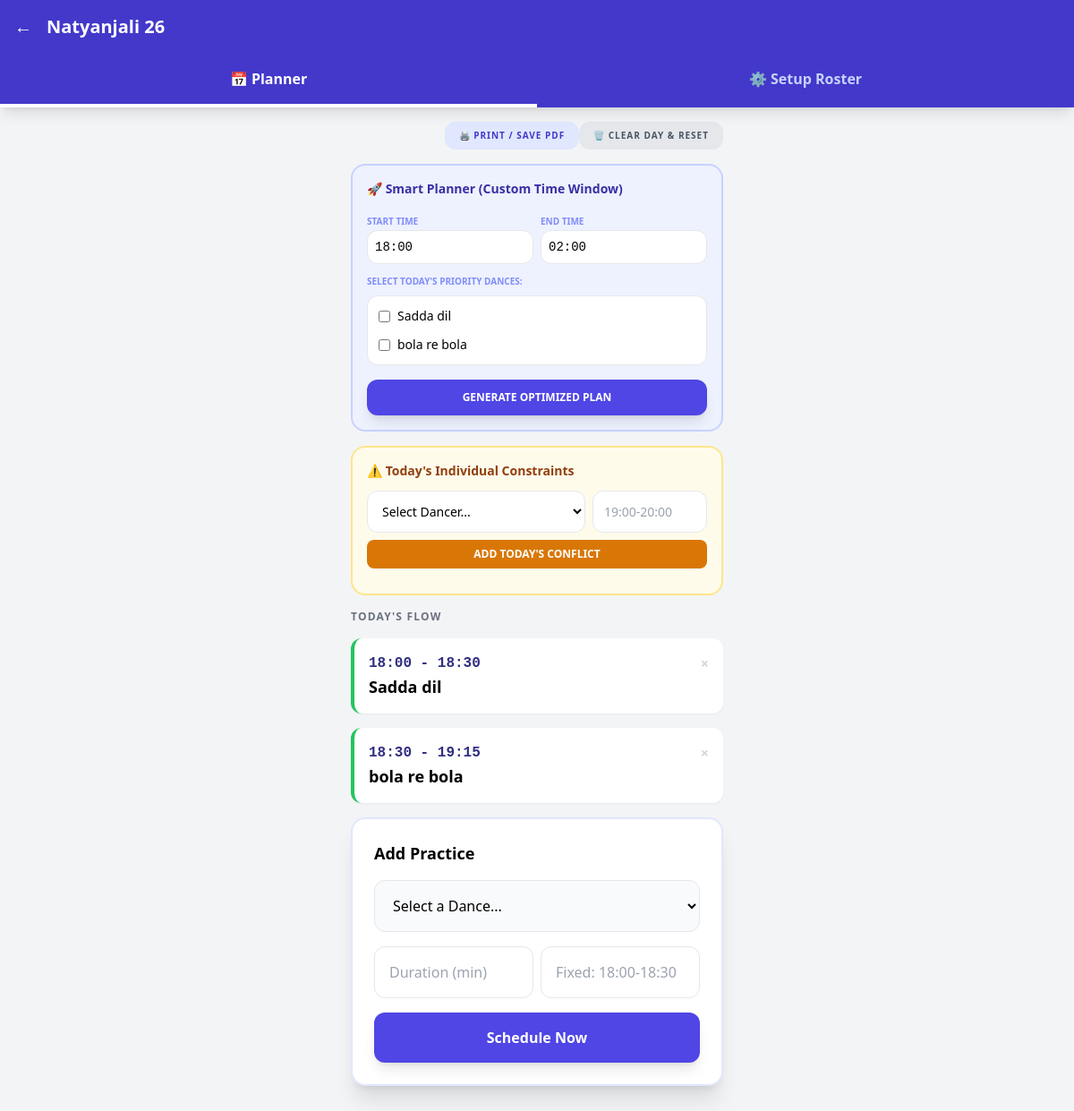
/event/3, run on the app's committed database.
### app/models.py (models this page shows)
class Event(Base):
    __tablename__ = "events"
    id = Column(Integer, primary_key=True, index=True)
    name = Column(String, unique=True)
    date = Column(String)
    start_time = Column(String, default="18:00")
    end_time = Column(String, default="02:00")
    dances = relationship("Dance", back_populates="event")
    dancers = relationship("Dancer", back_populates="event")

class Dance(Base):
    __tablename__ = "dances"
    id = Column(Integer, primary_key=True, index=True)
    name = Column(String)
    member_ids = Column(JSON, default=[])
    event_id = Column(Integer, ForeignKey("events.id"))
    event = relationship("Event", back_populates="dances")
    sessions = relationship("Session", back_populates="dance", cascade="all, delete-orphan")

### app/main.py (the view)
@app.get("/event/{event_id}", response_class=HTMLResponse)
async def view_event(event_id: int, request: Request, db: Session = Depends(database.get_db)):
    event = db.query(models.Event).filter(models.Event.id == event_id).first()
    dances = db.query(models.Dance).filter(models.Dance.event_id == event_id).all()
    dancers = db.query(models.Dancer).filter(models.Dancer.event_id == event_id).all()
    sessions = db.query(models.Session).filter(models.Session.event_id == event_id).all()
    daily_constraints = db.query(models.DailyConstraint).filter(models.DailyConstraint.event_id == event_id).all()
    start_time_str = event.start_time if event and event.start_time else "18:00"
    full_schedule = engine.calculate_full_schedule(sessions, dancers, daily_constraints, start_time_str=start_time_str)
    return templates.TemplateResponse("event.html", {
        "request": request, "event": event, "dances": dances,
        "dancers": dancers, "schedule": full_schedule,
        "daily_constraints": daily_constraints
    })

### app/templates/event.html (shortened to what this page needs)
<!DOCTYPE html>
<html lang="en">
<head>
    <script src="https://cdn.tailwindcss.com"></script>
</head>
<body class="bg-gray-100 pb-24">
    <div class="bg-indigo-700 shadow-lg sticky top-0 z-50">
        <div class="p-4 text-white flex items-center">
            <a href="/" class="mr-4 text-xl">←</a>
            <h1 class="text-xl font-bold">{{ event.name }}</h1>
        </div>
        <div class="flex">
            <button id="btn-planner" onclick="showTab('planner')" class="flex-1 p-4 font-bold active-tab">📅 Planner</button>
            <button id="btn-library" onclick="showTab('library')" class="flex-1 p-4 font-bold inactive-tab">⚙️ Setup Roster</button>
        </div>
    </div>
    <div class="max-w-md mx-auto p-4">
        <div id="planner-section" class="space-y-4">
            <div class="flex justify-end mb-4">
                <button onclick="window.print()" class="bg-indigo-100 text-indigo-700 px-4 py-2 rounded-xl text-[10px] font-black uppercase tracking-widest hover:bg-indigo-200 transition-colors">
                    🖨️ Print / Save PDF
                </button>
                <form action="/event/{{ event.id }}/clear_day" method="post"
                    onsubmit="return confirm('This will clear all practices and today\'s individual constraints. Are you sure?')">
                    <button type="submit" class="bg-gray-200 text-gray-600 px-4 py-2 rounded-xl text-[10px] font-black uppercase tracking-widest hover:bg-red-100 hover:text-red-600 transition-colors">
                        🗑️ Clear Day & Reset
                    </button>
                </form>
            </div>
            <div class="bg-indigo-50 p-4 rounded-2xl border-2 border-indigo-200">
                <h3 class="text-indigo-800 font-bold text-sm mb-3">🚀 Smart Planner (Custom Time Window)</h3>
                <form action="/event/{{ event.id }}/auto_generate" method="post">
                    <div class="grid grid-cols-2 gap-2 mb-3">
                        <div>
                            <label class="text-[10px] font-bold text-indigo-400 uppercase">Start Time</label>
                            <input type="text" name="start_time" placeholder="18:00" value="{{ event.start_time or '18:00' }}" class="w-full p-2 border rounded-xl text-sm font-mono" required>
                        </div>
                        <div>
                            <label class="text-[10px] font-bold text-indigo-400 uppercase">End Time</label>
                            <input type="text" name="end_time" placeholder="02:00" value="{{ event.end_time or '02:00' }}" class="w-full p-2 border rounded-xl text-sm font-mono" required>
                        </div>
                    </div>
                    <p class="text-[10px] font-bold text-indigo-400 uppercase mb-2">Select Today's Priority Dances:</p>
                    <div class="grid grid-cols-1 gap-1 mb-4 max-h-40 overflow-y-auto p-2 bg-white rounded-xl border">
                        {% for d in dances %}
                        <label class="flex items-center space-x-2 text-sm p-1 hover:bg-indigo-50 rounded">
                            <input type="checkbox" name="priority_ids" value="{{ d.id }}" class="rounded text-indigo-600">
                            <span>{{ d.name }}</span>
                        </label>
                        {% endfor %}
                    </div>
                    <button type="submit" class="w-full bg-indigo-600 text-white p-3 rounded-xl font-bold text-xs uppercase shadow-lg hover:bg-indigo-700">
                        Generate Optimized Plan
                    </button>
                </form>
            </div>
            <div class="bg-amber-50 p-4 rounded-2xl border-2 border-amber-200 mb-6">
                <h3 class="text-amber-800 font-bold text-sm mb-3">⚠️ Today's Individual Constraints</h3>
                <form action="/event/{{ event.id }}/add_daily_constraint" method="post" class="space-y-2">
                    <div class="flex gap-2">
                        <select name="dancer_id" class="flex-1 p-3 bg-white border rounded-xl text-sm" required>
                            <option value="" disabled selected>Select Dancer...</option>
                        </select>
                        <input type="text" name="time_range" placeholder="19:00-20:00" class="w-32 p-3 border rounded-xl text-sm" required>
                    </div>
                    <button type="submit" class="w-full bg-amber-600 text-white p-2 rounded-lg font-bold text-xs uppercase">Add Today's Conflict</button>
                </form>
            </div>
            <h2 class="text-xs font-bold text-gray-500 uppercase tracking-widest">Today's Flow</h2>
            <div id="sortable-sessions" class="space-y-4">
                {% for item in schedule %}
                <div data-id="{{ item.session_id }}" class="bg-white p-4 rounded-xl shadow-sm border-l-4 cursor-move {% if item.conflicts %} border-red-500 {% else %} border-green-500 {% endif %}">
                    <div class="flex justify-between items-center">
                        <span class="font-mono font-bold text-indigo-900">{{ item.start }} - {{ item.end }}</span>
                        <div class="flex gap-2">
                            <form action="/event/{{ event.id }}/delete_session/{{ item.session_id }}" method="post">
                                <button type="submit" class="text-gray-300 hover:text-red-500 font-bold">×</button>
                            </form>
                        </div>
                    </div>
                    <h3 class="text-lg font-bold">{{ item.name }}</h3>
                </div>
                {% endfor %}
            </div>
            <div class="bg-white p-6 rounded-2xl shadow-xl mt-8 border-2 border-indigo-100">
    <h3 class="font-bold text-lg mb-4">Add Practice</h3>
    <form action="/event/{{ event.id }}/add_session" method="post" class="space-y-4">
        <select name="dance_id" class="w-full p-4 bg-gray-50 border rounded-xl" required>
            <option value="" disabled selected>Select a Dance...</option>
        </select>
        <div class="grid grid-cols-2 gap-2">
            <input type="number" name="duration" placeholder="Duration (min)" class="p-4 border rounded-xl">
            <input type="text" name="custom_time" placeholder="Fixed: 18:00-18:30" class="p-4 border rounded-xl">
        </div>
        <button type="submit" class="w-full bg-indigo-600 text-white p-4 rounded-xl font-bold shadow-lg">Schedule Now</button>
    </form>
</div>
        </div>
    </div>
</body>
</html>

### app/templates/event.html (style rules this page uses)
.active-tab { border-bottom: 4px solid white; color: white; }
.inactive-tab { border-bottom: 4px solid transparent; color: #c7d2fe; }

### data on the page
Event: name "Natyanjali 26", start_time "18:00", end_time "02:00"
Dance: name "Sadda dil", start "18:00", end "18:30"
Dance: name "bola re bola", start "18:30", end "19:15"
